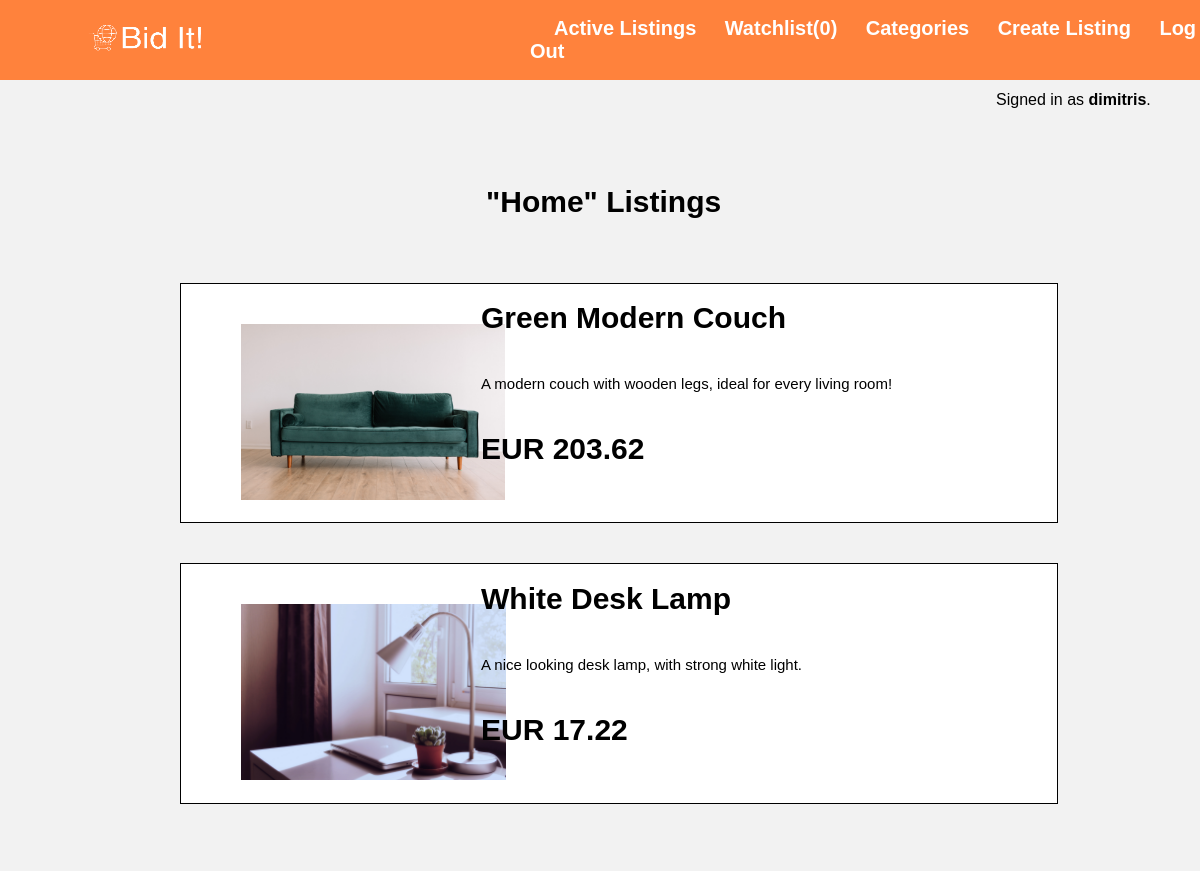
The page /categories/home (signed in) on the database its author committed.
### auctions/models.py (models this page shows, shortened)
class User(AbstractUser):
    id = models.BigAutoField(primary_key=True)

class Listing(models.Model):
    id = models.AutoField(primary_key=True)
    title = models.CharField(max_length=64, null=False)
    description = models.CharField(max_length=200)
    price = models.DecimalField(max_digits=20, decimal_places=2, null=False)
    photo = models.ImageField(upload_to="uploads/", default="uploads/default.png", blank=True)
    category = models.CharField(max_length=64, null=False, default=None)
    interested_users = models.ManyToManyField(User, blank=True, related_name="watchlist")
    owner = models.ForeignKey(User, on_delete=models.CASCADE, related_name="listings_created", default=None)
    bid = models.PositiveSmallIntegerField(default=0)
    bid_winner = models.ForeignKey(User, on_delete=models.CASCADE, related_name="bids_winning", blank=True, null=True)
    is_closed = models.BooleanField(default=False)
    comments = models.ManyToManyField(Comment, blank=True, related_name="listings_commented")

### auctions/views.py (the view)
# urls.py: path("categories/<str:category>", views.category_listings, name="category_listings"),
def category_listings(request,category):
    listings = Listing.objects.filter(category=category)
    return render(request, "auctions/category_listings.html",{
        "listings":listings, "category": category
    })

### auctions/templates/auctions/category_listings.html
{% extends "auctions/index.html"%}
{% block body %}
<div class="listings-container" style="width:85%;">
{% block header %}<h2>"{{category.capitalize}}" Listings</h2>{% endblock %}
{% block loop %}
    {% for  listing in listings %}
    <div class="container">
        <a href="{% url 'listingpage' listing.id%}">
        <div class="product-img"><img src="{{listing.photo.url}}" alt="{{listing.title}}.jpg" class="listing_image"></div>
        <div class="info">
            <div class="product-details" style="font-size:30px;font-weight:bold;">{{listing.title}}</div>
            <div class="product-details" style="font-size:15px">{{listing.description}}</div>
            <div class="product-details" style="font-size:30px;font-weight:bold;">EUR {{listing.price}}</div>
        </div>
    </a>
    </div>
    {% endfor %}
{% endblock %}
</div>
{% endblock %}

### auctions/templates/auctions/layout.html (shortened to what this page needs)
{% load static %}
<!DOCTYPE html>
<html lang="en">
    <head>
        <link href="{% static 'auctions/styles.css' %}" type="text/css" rel="stylesheet">
        {% block style %}{% endblock %}
    </head>
    <body>
        <div id="header-container">
            <a href="{% url 'index' %}"><img src="/media/uploads/logo.png" id="logo-img"/></a>
            <div id="header-options">
                <a href="{% url 'index' %}" class="menu-options">Active Listings</a>
                <a href="{% url 'watchlist' %}" class="menu-options">Watchlist({{user.watchlist.count}})</a>
                <a href="{% url 'categories' %}" class="menu-options">Categories</a>
                <a href="{% url 'createlisting' %}" class="menu-options">Create Listing</a>
                {% if user.is_authenticated %}
                    <a href="{% url 'logout' %}" class="menu-options">Log Out</a>
                {% else %}
                    <a href="{% url 'login' %}" class="menu-options">Log In</a>
                    <a href="{% url 'register' %}" class="menu-options">Register</a>
                {% endif %}
            </div>
        </div>
        <div id="signed">
            {% if user.is_authenticated %}
                Signed in as&nbsp;<strong>{{ user.username }}</strong>.
            {% else %}
                Not signed in.
            {% endif %}
        </div>
        {% block body %}
        {% endblock %}
    </body>
</html>

### auctions/static/auctions/styles.css (style rules this page uses)
body { padding: 0; font-family: 'Helvetica'; background-color: #f2f2f2; }
#header-container { display: flex; align-items: center; position: absolute; padding: 0; top: 0; left: 0; height: 10vh; width: 100%; background-color: #ff823c; color: white; }
#logo-img { width:170px; height:100px; margin-left:5vw; margin-right:25vw; }
.menu-options { color: white; text-decoration: none; font-size: 20px; font-weight: bold; margin-left:2vw; }
#signed { position: absolute; left:0; top:10vh; right:0; height:5vh; background-color: #f2f2f2; padding-left:83vw; display: flex; align-items: center; }
a { text-decoration: none; }

### auctions/static/auctions/active_listings.css (style rules this page uses)
body { background-color: #f2f2f2; }
.listings-container { position: absolute; top:15vh; left:0; background-color: #f2f2f2; padding-top:5vh; padding-left:15%; }
.container { background-color: white; width:80%; padding-left:5vw; border:1px solid black; margin-bottom:5vh; }
.listing_image { display: inline; margin-top:5vh; height: 22vh; }
.product-img { display: inline; }
h2 { margin-left:30%; font-size:30px; margin-bottom: 8vh; }
a { text-decoration:none; color:black; }
.product-details { margin-bottom:5vh; }
.info { margin-left:20vw; margin-top:-23vh; margin-bottom:7vh; }

### rows shown on the page
User: watchlist.count "0", username "dimitris"
Listing: photo (picture), title "Green Modern Couch", description "A modern couch with wooden legs, ideal for every living room!", price "203.62"
Listing: photo (picture), title "White Desk Lamp", description "A nice looking desk lamp, with strong white light.", price "17.22"

### other values the page prints
{{ category.capitalize }} "Home"
